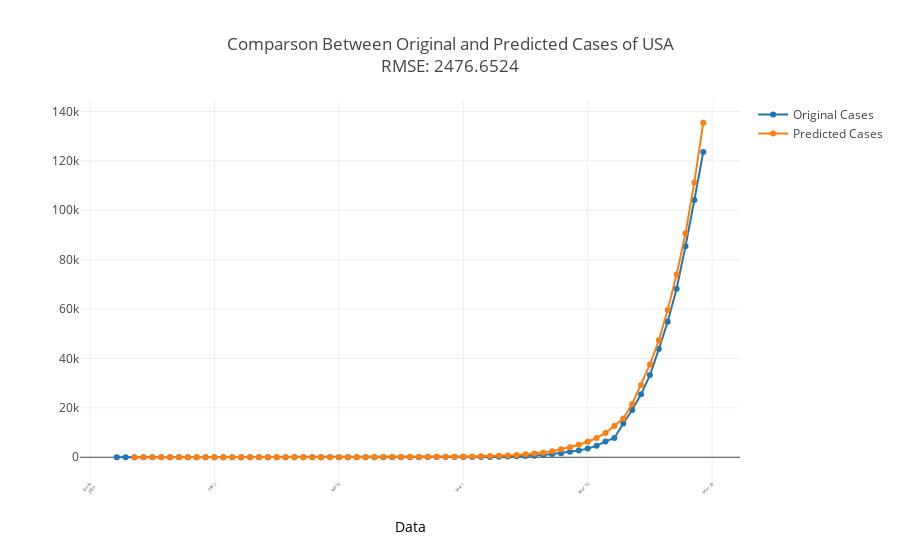

The code cell stored with this chart in its notebook:
### Markdown cell above
### Compare model with original time series

### Code cell
predictions_ARIMA_diff = pd.Series(results_mean.fittedvalues, copy = True)
predictions_ARIMA_diff_cumsum = predictions_ARIMA_diff.cumsum()
Predictions_ARIMA_log = pd.Series(df_log['confirmed'].iloc[0], index = predictions_ARIMA_diff_cumsum.index)
Predictions_ARIMA_log = Predictions_ARIMA_log.add(predictions_ARIMA_diff_cumsum, fill_value = 0)
Predictions_ARIMA = np.exp(Predictions_ARIMA_log)

RMSE = np.sqrt(sum((df.ix[predictions_ARIMA_diff_cumsum.index,0]-Predictions_ARIMA)**2)/Predictions_ARIMA.size)
print('RMSE: %.4f'% RMSE)

# convert Series file to Data Frame
aa =Predictions_ARIMA.to_frame()
aa.rename(columns={0:'confirmed'}, inplace=True)

trace0 = go.Scatter(y = df['confirmed'],x = df.index, mode = 'lines, markers',name = 'Original Cases')
trace1 = go.Scatter(y = aa['confirmed'],x = aa.index,mode = 'lines, markers',name = 'Predicted Cases')

data = [trace0, trace1]
layout = dict(
    title = 'Comparson Between Original and Predicted Cases of USA'+'<br>'+'RMSE: %.4f'% RMSE, 
    xaxis=dict(
        title= dict(text = 'Data',font = dict(color = 'black')),
        tickangle = -45,
        tickfont=dict(size = 4),
        automargin=True)
)

fig = go.Figure(data, layout)
off.iplot(fig)
# fig.write_html('Plots/ComparisonOriginalandPredicted.html')    # save as html file
# fig.write_image('Plots/ComparisonOriginalandPredicted.pdf')    # save as image file

### Figure 1 — Plotly figure (JSON) as saved in the notebook; plotly's stock layout.template omitted (floating-point values rounded to 4 significant figures)
{"data": [{"mode": "lines+markers", "name": "Original Cases", "type": "scatter", "uid": "d48554a8-a327-4494-b551-7c3b8a636bba", "x": ["2020-01-22", "2020-01-23", "2020-01-24", "2020-01-25", "2020-01-26", "2020-01-27", "2020-01-28", "2020-01-29", "2020-01-30", "2020-01-31", "2020-02-01", "2020-02-02", "2020-02-03", "2020-02-04", "2020-02-05", "2020-02-06", "2020-02-07", "2020-02-08", "2020-02-09", "2020-02-10", "2020-02-11", "2020-02-12", "2020-02-13", "2020-02-14", "2020-02-15", "2020-02-16", "2020-02-17", "2020-02-18", "2020-02-19", "2020-02-20", "2020-02-21", "2020-02-22", "2020-02-23", "2020-02-24", "2020-02-25", "2020-02-26", "2020-02-27", "2020-02-28", "2020-02-29", "2020-03-01", "2020-03-02", "2020-03-03", "2020-03-04", "2020-03-05", "2020-03-06", "2020-03-07", "2020-03-08", "2020-03-09", "2020-03-10", "2020-03-11", "2020-03-12", "2020-03-13", "2020-03-14", "2020-03-15", "2020-03-16", "2020-03-17", "2020-03-18", "2020-03-19", "2020-03-20", "2020-03-21", "2020-03-22", "2020-03-23", "2020-03-24", "2020-03-25", "2020-03-26", "2020-03-27", "2020-03-28"], "y": [1, 1, 2, 2, 5, 5, 5, 5, 5, 7, 8, 8, 11, 11, 11, 11, 11, 11, 11, 11, 12, 12, 13, 13, 13, 13, 13, 13, 13, 13, 15, 15, 15, 51, 51, 57, 58, 60, 68, 74, 98, 118, 149, 217, 262, 402, 518, 583, 959, 1281, 1663, 2179, 2727, 3499, 4632, 6421, 7783, 13677, 19100, 25489, 33272, 43781, 54856, 68211, 85435, 104126, 123578]}, {"mode": "lines+markers", "name": "Predicted Cases", "type": "scatter", "uid": "3387805b-71b9-4989-b623-d2ee5a6def51", "x": ["2020-01-24", "2020-01-25", "2020-01-26", "2020-01-27", "2020-01-28", "2020-01-29", "2020-01-30", "2020-01-31", "2020-02-01", "2020-02-02", "2020-02-03", "2020-02-04", "2020-02-05", "2020-02-06", "2020-02-07", "2020-02-08", "2020-02-09", "2020-02-10", "2020-02-11", "2020-02-12", "2020-02-13", "2020-02-14", "2020-02-15", "2020-02-16", "2020-02-17", "2020-02-18", "2020-02-19", "2020-02-20", "2020-02-21", "2020-02-22", "2020-02-23", "2020-02-24", "2020-02-25", "2020-02-26", "2020-02-27", "2020-02-28", "2020-02-29", "2020-03-01", "2020-03-02", "2020-03-03", "2020-03-04", "2020-03-05", "2020-03-06", "2020-03-07", "2020-03-08", "2020-03-09", "2020-03-10", "2020-03-11", "2020-03-12", "2020-03-13", "2020-03-14", "2020-03-15", "2020-03-16", "2020-03-17", "2020-03-18", "2020-03-19", "2020-03-20", "2020-03-21", "2020-03-22", "2020-03-23", "2020-03-24", "2020-03-25", "2020-03-26", "2020-03-27", "2020-03-28"], "y": [1.202, 1.678, 2.068, 3.125, 4.009, 4.367, 4.758, 5.184, 6.368, 7.726, 8.62, 10.52, 12.13, 13.22, 14.4, 15.69, 17.09, 18.62, 20.29, 22.8, 25.23, 28.28, 31.25, 34.05, 37.1, 40.41, 44.03, 47.97, 52.26, 59.92, 66.97, 72.96, 123.0, 166.7, 189.0, 211.3, 233.7, 267.9, 307.6, 376.1, 460.3, 563.3, 731.7, 911.7, 1197.0, 1541.0, 1832.0, 2434.0, 3213.0, 4046.0, 5086.0, 6299.0, 7807.0, 9828.0, 12650.0, 15640.0, 21570.0, 29270.0, 37520.0, 47330.0, 59640.0, 73950.0, 90660.0, 111300.0, 135400.0]}], "layout": {"title": {"text": "Comparson Between Original and Predicted Cases of USA<br>RMSE: 2476.6524"}, "xaxis": {"automargin": true, "tickangle": -45, "tickfont": {"size": 4}, "title": {"font": {"color": "black"}, "text": "Data"}}}}
